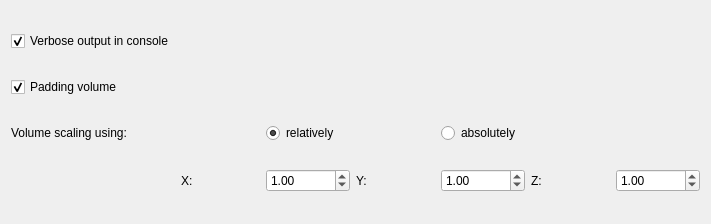
<?xml version="1.0" encoding="UTF-8"?>
<ui version="4.0">
 <class>InterfaceWithCleaverDialog</class>
 <widget class="QWidget" name="InterfaceWithCleaverDialog">
  <property name="geometry">
   <rect>
    <x>0</x>
    <y>0</y>
    <width>711</width>
    <height>224</height>
   </rect>
  </property>
  <property name="windowTitle">
   <string>InterfaceWithCleaverDialog</string>
  </property>
  <layout class="QGridLayout" name="gridLayout">
   <item row="2" column="3">
    <widget class="QRadioButton" name="RelativeVolumeScalingRadioButton_">
     <property name="text">
      <string>relatively</string>
     </property>
     <property name="checked">
      <bool>true</bool>
     </property>
    </widget>
   </item>
   <item row="8" column="4" alignment="Qt::AlignLeft">
    <widget class="QLabel" name="label_2">
     <property name="text">
      <string>Y:</string>
     </property>
    </widget>
   </item>
   <item row="8" column="5">
    <widget class="QDoubleSpinBox" name="VolumeScalingSpinBox_Y_">
     <property name="maximum">
      <double>1000000000.000000000000000</double>
     </property>
     <property name="singleStep">
      <double>0.010000000000000</double>
     </property>
     <property name="value">
      <double>1.000000000000000</double>
     </property>
    </widget>
   </item>
   <item row="8" column="6" alignment="Qt::AlignLeft">
    <widget class="QLabel" name="label_3">
     <property name="text">
      <string>Z:</string>
     </property>
    </widget>
   </item>
   <item row="8" column="2">
    <widget class="QLabel" name="label">
     <property name="text">
      <string>X:</string>
     </property>
    </widget>
   </item>
   <item row="1" column="0" colspan="2">
    <widget class="QCheckBox" name="PaddingCheckBox_">
     <property name="text">
      <string>Padding volume</string>
     </property>
     <property name="checked">
      <bool>true</bool>
     </property>
    </widget>
   </item>
   <item row="0" column="0" colspan="2">
    <widget class="QCheckBox" name="VerboseCheckBox_">
     <property name="text">
      <string>Verbose output in console</string>
     </property>
     <property name="checked">
      <bool>true</bool>
     </property>
    </widget>
   </item>
   <item row="8" column="3">
    <widget class="QDoubleSpinBox" name="VolumeScalingSpinBox_X_">
     <property name="decimals">
      <number>2</number>
     </property>
     <property name="maximum">
      <double>1000000000.000000000000000</double>
     </property>
     <property name="singleStep">
      <double>0.010000000000000</double>
     </property>
     <property name="value">
      <double>1.000000000000000</double>
     </property>
    </widget>
   </item>
   <item row="8" column="7" alignment="Qt::AlignLeft">
    <widget class="QDoubleSpinBox" name="VolumeScalingSpinBox_Z_">
     <property name="maximum">
      <double>1000000000.000000000000000</double>
     </property>
     <property name="singleStep">
      <double>0.010000000000000</double>
     </property>
     <property name="value">
      <double>1.000000000000000</double>
     </property>
    </widget>
   </item>
   <item row="2" column="0" colspan="2">
    <widget class="QLabel" name="label_7">
     <property name="text">
      <string>Volume scaling using:</string>
     </property>
    </widget>
   </item>
   <item row="2" column="5">
    <widget class="QRadioButton" name="AbsoluteVolumeScalingRadioButton_">
     <property name="text">
      <string>absolutely</string>
     </property>
    </widget>
   </item>
  </layout>
 </widget>
 <resources/>
 <connections/>
</ui>
